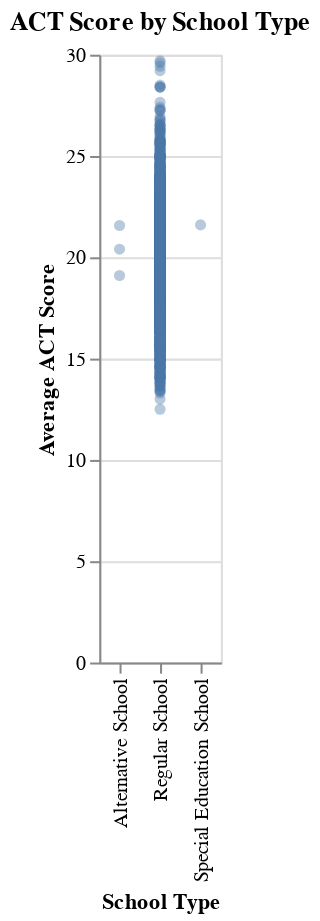

Notebook source saved alongside this figure:
### Markdown cell above
I similarly began with a basic visualization fo the categorical data.

### Code cell
alt.Chart(cat_test).mark_circle(opacity=0.4).encode(
    alt.X('school_type', title='School Type'),
    alt.Y('average_act', title= 'Average ACT Score')
).properties(title='ACT Score by School Type')

### Figure 1 — Vega-Lite specification as saved in the notebook (floating-point values rounded to 4 significant figures; data arrays with more than 128 entries replaced by an {"elided": "..."} marker saying what was removed)
{"config": {"view": {"continuousWidth": 400, "continuousHeight": 300}}, "data": {"name": "data-07111dedac28716fabb551ae65a4bd33"}, "mark": {"type": "circle", "opacity": 0.4}, "encoding": {"x": {"field": "school_type", "title": "School Type", "type": "nominal"}, "y": {"field": "average_act", "title": "Average ACT Score", "type": "quantitative"}}, "title": "ACT Score by School Type", "$schema": "https://vega.github.io/schema/vega-lite/v4.17.0.json", "datasets": {"data-07111dedac28716fabb551ae65a4bd33": {"elided": "2606 records"}}}
